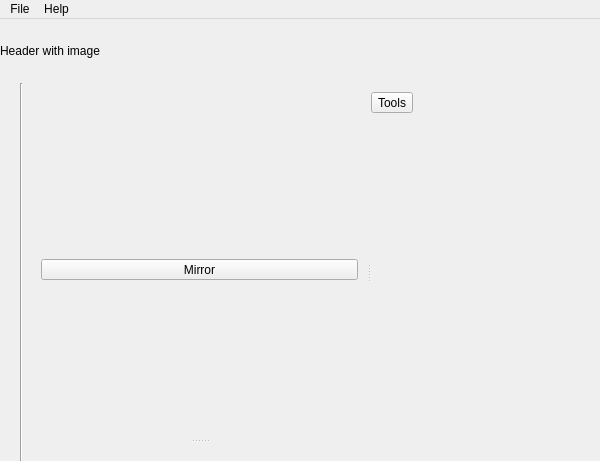
<?xml version="1.0" encoding="UTF-8"?>
<ui version="4.0">
 <class>MainWindow</class>
 <widget class="QMainWindow" name="MainWindow">
  <property name="geometry">
   <rect>
    <x>0</x>
    <y>0</y>
    <width>600</width>
    <height>461</height>
   </rect>
  </property>
  <property name="iconSize">
   <size>
    <width>32</width>
    <height>32</height>
   </size>
  </property>
  <widget class="QWidget" name="centralwidget">
   <layout class="QVBoxLayout" name="verticalLayout">
    <property name="spacing">
     <number>0</number>
    </property>
    <property name="leftMargin">
     <number>0</number>
    </property>
    <property name="topMargin">
     <number>0</number>
    </property>
    <property name="rightMargin">
     <number>0</number>
    </property>
    <property name="bottomMargin">
     <number>0</number>
    </property>
    <item>
     <layout class="QVBoxLayout" name="header_vlay">
      <property name="topMargin">
       <number>25</number>
      </property>
      <property name="bottomMargin">
       <number>25</number>
      </property>
      <item>
       <widget class="QLabel" name="label">
        <property name="text">
         <string>Header with image</string>
        </property>
       </widget>
      </item>
     </layout>
    </item>
    <item>
     <layout class="QHBoxLayout" name="horizontalLayout">
      <item>
       <layout class="QVBoxLayout" name="btnlay">
        <item>
         <spacer name="verticalSpacer">
          <property name="orientation">
           <enum>Qt::Vertical</enum>
          </property>
          <property name="sizeHint" stdset="0">
           <size>
            <width>20</width>
            <height>40</height>
           </size>
          </property>
         </spacer>
        </item>
       </layout>
      </item>
      <item>
       <widget class="Line" name="line">
        <property name="orientation">
         <enum>Qt::Vertical</enum>
        </property>
       </widget>
      </item>
      <item>
       <widget class="QWidget" name="widget_2" native="true">
        <layout class="QHBoxLayout" name="horizontalLayout_2">
         <item>
          <widget class="QSplitter" name="splitter_2">
           <property name="orientation">
            <enum>Qt::Horizontal</enum>
           </property>
           <widget class="QWidget" name="layoutWidget">
            <layout class="QVBoxLayout" name="central_vlay">
             <property name="topMargin">
              <number>0</number>
             </property>
             <item>
              <widget class="QWidget" name="widget" native="true">
               <layout class="QVBoxLayout" name="verticalLayout_3">
                <item>
                 <widget class="QSplitter" name="splitter">
                  <property name="orientation">
                   <enum>Qt::Vertical</enum>
                  </property>
                  <widget class="QWidget" name="verticalLayoutWidget_2">
                   <layout class="QVBoxLayout" name="verticalLayout_2">
                    <property name="topMargin">
                     <number>0</number>
                    </property>
                    <item>
                     <widget class="QToolButton" name="toolButton">
                      <property name="sizePolicy">
                       <sizepolicy hsizetype="Preferred" vsizetype="Fixed">
                        <horstretch>0</horstretch>
                        <verstretch>0</verstretch>
                       </sizepolicy>
                      </property>
                      <property name="text">
                       <string>Mirror</string>
                      </property>
                      <property name="checkable">
                       <bool>true</bool>
                      </property>
                      <property name="checked">
                       <bool>false</bool>
                      </property>
                     </widget>
                    </item>
                    <item>
                     <layout class="QGridLayout" name="draglay">
                      <property name="topMargin">
                       <number>0</number>
                      </property>
                     </layout>
                    </item>
                   </layout>
                  </widget>
                  <widget class="QWidget" name="verticalLayoutWidget">
                   <layout class="QVBoxLayout" name="attributes">
                    <property name="topMargin">
                     <number>0</number>
                    </property>
                   </layout>
                  </widget>
                 </widget>
                </item>
               </layout>
              </widget>
             </item>
            </layout>
           </widget>
           <widget class="QWidget" name="layoutWidget">
            <layout class="QVBoxLayout" name="tools">
             <item>
              <widget class="QToolButton" name="toolButton_2">
               <property name="text">
                <string>Tools</string>
               </property>
              </widget>
             </item>
             <item>
              <spacer name="verticalSpacer_2">
               <property name="orientation">
                <enum>Qt::Vertical</enum>
               </property>
               <property name="sizeHint" stdset="0">
                <size>
                 <width>20</width>
                 <height>40</height>
                </size>
               </property>
              </spacer>
             </item>
            </layout>
           </widget>
          </widget>
         </item>
        </layout>
       </widget>
      </item>
     </layout>
    </item>
   </layout>
  </widget>
  <widget class="QMenuBar" name="menuBar">
   <property name="geometry">
    <rect>
     <x>0</x>
     <y>0</y>
     <width>600</width>
     <height>21</height>
    </rect>
   </property>
   <widget class="QMenu" name="menuFile">
    <property name="title">
     <string>File</string>
    </property>
    <addaction name="actionOpen_2"/>
    <addaction name="actionSave_2"/>
   </widget>
   <widget class="QMenu" name="menuHelp">
    <property name="title">
     <string>Help</string>
    </property>
    <addaction name="actionVersion"/>
    <addaction name="actionVersion_2"/>
   </widget>
   <addaction name="menuFile"/>
   <addaction name="menuHelp"/>
  </widget>
  <action name="actionOpen">
   <property name="icon">
    <iconset>
     <normaloff>:/icons/fileopen.png</normaloff>:/icons/fileopen.png</iconset>
   </property>
   <property name="text">
    <string>&amp;Open</string>
   </property>
  </action>
  <action name="actionClose">
   <property name="icon">
    <iconset>
     <normaloff>:/icons/fileclose.png</normaloff>:/icons/fileclose.png</iconset>
   </property>
   <property name="text">
    <string>&amp;Close</string>
   </property>
  </action>
  <action name="actionNew">
   <property name="icon">
    <iconset>
     <normaloff>:/icons/filenew.png</normaloff>:/icons/filenew.png</iconset>
   </property>
   <property name="text">
    <string>&amp;New</string>
   </property>
  </action>
  <action name="actionSave">
   <property name="icon">
    <iconset>
     <normaloff>:/icons/filesave.png</normaloff>:/icons/filesave.png</iconset>
   </property>
   <property name="text">
    <string>&amp;Save</string>
   </property>
  </action>
  <action name="actionExit">
   <property name="icon">
    <iconset>
     <normaloff>:/icons/exit.png</normaloff>:/icons/exit.png</iconset>
   </property>
   <property name="text">
    <string>E&amp;xit</string>
   </property>
  </action>
  <action name="actionRed">
   <property name="icon">
    <iconset>
     <normaloff>:/icons/red.png</normaloff>:/icons/red.png</iconset>
   </property>
   <property name="text">
    <string>Red</string>
   </property>
  </action>
  <action name="actionGreen">
   <property name="icon">
    <iconset>
     <normaloff>:/icons/green.png</normaloff>:/icons/green.png</iconset>
   </property>
   <property name="text">
    <string>Green</string>
   </property>
  </action>
  <action name="actionBlue">
   <property name="icon">
    <iconset>
     <normaloff>:/icons/blue.png</normaloff>:/icons/blue.png</iconset>
   </property>
   <property name="text">
    <string>Blue</string>
   </property>
  </action>
  <action name="actionAddRectangle">
   <property name="icon">
    <iconset>
     <normaloff>:/icons/rectangle.png</normaloff>:/icons/rectangle.png</iconset>
   </property>
   <property name="text">
    <string>Add Rectangle</string>
   </property>
  </action>
  <action name="actionAddCircle">
   <property name="icon">
    <iconset>
     <normaloff>:/icons/circle.png</normaloff>:/icons/circle.png</iconset>
   </property>
   <property name="text">
    <string>Add Circle</string>
   </property>
  </action>
  <action name="actionRemoveShape">
   <property name="icon">
    <iconset>
     <normaloff>:/icons/remove.png</normaloff>:/icons/remove.png</iconset>
   </property>
   <property name="text">
    <string>Remove Shape</string>
   </property>
  </action>
  <action name="actionAddRobot">
   <property name="text">
    <string>Add robot</string>
   </property>
  </action>
  <action name="actionAddSnowman">
   <property name="text">
    <string>Add snowan</string>
   </property>
  </action>
  <action name="actionAddTriangle">
   <property name="icon">
    <iconset>
     <normaloff>:/icons/triangle.png</normaloff>:/icons/triangle.png</iconset>
   </property>
   <property name="text">
    <string>addTriangle</string>
   </property>
  </action>
  <action name="actionAbout">
   <property name="text">
    <string>About</string>
   </property>
  </action>
  <action name="actionAboutQt">
   <property name="text">
    <string>About Qt</string>
   </property>
  </action>
  <action name="actionOpen_2">
   <property name="text">
    <string>Open</string>
   </property>
  </action>
  <action name="actionSave_2">
   <property name="text">
    <string>Save</string>
   </property>
  </action>
  <action name="actionVersion">
   <property name="text">
    <string>Online Help</string>
   </property>
  </action>
  <action name="actionVersion_2">
   <property name="text">
    <string>Version</string>
   </property>
  </action>
 </widget>
 <resources/>
 <connections/>
</ui>
